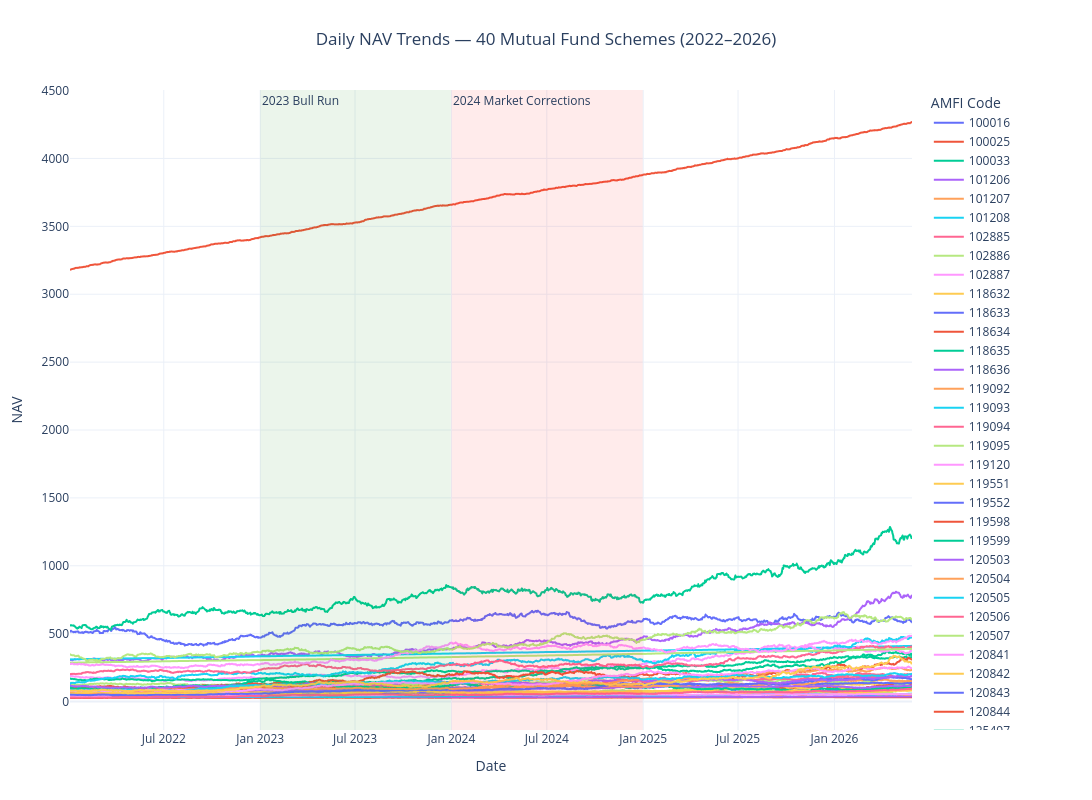

Notebook code for this chart:
### Code cell
# Requirement 1: NAV Trend Analysis
# Report-ready version

nav_plot_df = nav_df.copy()
nav_plot_df["scheme"] = nav_plot_df["amfi_code"].astype(str)

fig = px.line(
    nav_plot_df,
    x="date",
    y="nav",
    color="scheme",
    title="Daily NAV Trends — 40 Mutual Fund Schemes (2022–2026)",
    labels={
        "date": "Date",
        "nav": "NAV",
        "scheme": "AMFI Code"
    }
)

# Highlight 2023 bull-run period
fig.add_vrect(
    x0="2023-01-01",
    x1="2023-12-31",
    fillcolor="green",
    opacity=0.08,
    line_width=0,
    annotation_text="2023 Bull Run",
    annotation_position="top left"
)

# Highlight 2024 market-correction period
fig.add_vrect(
    x0="2024-01-01",
    x1="2024-12-31",
    fillcolor="red",
    opacity=0.08,
    line_width=0,
    annotation_text="2024 Market Corrections",
    annotation_position="top left"
)

fig.update_layout(
    template="plotly_white",
    hovermode="x unified",
    width=1400,
    height=800,
    title={
        "text": "Daily NAV Trends — 40 Mutual Fund Schemes (2022–2026)",
        "x": 0.5,
        "xanchor": "center"
    },
    legend={
        "title": "AMFI Code",
        "orientation": "v"
    },
    margin=dict(l=70, r=180, t=90, b=70)
)

fig.show()

# Save report-ready PNG
output_path = REPORTS_DIR / "nav_trend_all_40_schemes.png"

fig.write_image(
    str(output_path),
    width=1400,
    height=800,
    scale=2
)

print("Saved:", output_path)

### Figure 1 — Plotly figure (JSON) as saved in the notebook; plotly's stock layout.template omitted (floating-point values rounded to 4 significant figures; data arrays with more than 128 entries replaced by an {"elided": "..."} marker saying what was removed)
{"data": [{"hovertemplate": "AMFI Code=100016<br>Date=%{x}<br>NAV=%{y}<extra></extra>", "legendgroup": "100016", "line": {"color": "#636efa", "dash": "solid"}, "marker": {"symbol": "circle"}, "mode": "lines", "name": "100016", "showlegend": true, "type": "scattergl", "x": {"elided": "1150 str values"}, "xaxis": "x", "y": {"elided": "1150 float values"}, "yaxis": "y"}, {"hovertemplate": "AMFI Code=100025<br>Date=%{x}<br>NAV=%{y}<extra></extra>", "legendgroup": "100025", "line": {"color": "#EF553B", "dash": "solid"}, "marker": {"symbol": "circle"}, "mode": "lines", "name": "100025", "showlegend": true, "type": "scattergl", "x": {"elided": "1150 str values"}, "xaxis": "x", "y": {"elided": "1150 float values"}, "yaxis": "y"}, {"hovertemplate": "AMFI Code=100033<br>Date=%{x}<br>NAV=%{y}<extra></extra>", "legendgroup": "100033", "line": {"color": "#00cc96", "dash": "solid"}, "marker": {"symbol": "circle"}, "mode": "lines", "name": "100033", "showlegend": true, "type": "scattergl", "x": {"elided": "1150 str values"}, "xaxis": "x", "y": {"elided": "1150 float values"}, "yaxis": "y"}, {"hovertemplate": "AMFI Code=101206<br>Date=%{x}<br>NAV=%{y}<extra></extra>", "legendgroup": "101206", "line": {"color": "#ab63fa", "dash": "solid"}, "marker": {"symbol": "circle"}, "mode": "lines", "name": "101206", "showlegend": true, "type": "scattergl", "x": {"elided": "1150 str values"}, "xaxis": "x", "y": {"elided": "1150 float values"}, "yaxis": "y"}, {"hovertemplate": "AMFI Code=101207<br>Date=%{x}<br>NAV=%{y}<extra></extra>", "legendgroup": "101207", "line": {"color": "#FFA15A", "dash": "solid"}, "marker": {"symbol": "circle"}, "mode": "lines", "name": "101207", "showlegend": true, "type": "scattergl", "x": {"elided": "1150 str values"}, "xaxis": "x", "y": {"elided": "1150 float values"}, "yaxis": "y"}, {"hovertemplate": "AMFI Code=101208<br>Date=%{x}<br>NAV=%{y}<extra></extra>", "legendgroup": "101208", "line": {"color": "#19d3f3", "dash": "solid"}, "marker": {"symbol": "circle"}, "mode": "lines", "name": "101208", "showlegend": true, "type": "scattergl", "x": {"elided": "1150 str values"}, "xaxis": "x", "y": {"elided": "1150 float values"}, "yaxis": "y"}, {"hovertemplate": "AMFI Code=102885<br>Date=%{x}<br>NAV=%{y}<extra></extra>", "legendgroup": "102885", "line": {"color": "#FF6692", "dash": "solid"}, "marker": {"symbol": "circle"}, "mode": "lines", "name": "102885", "showlegend": true, "type": "scattergl", "x": {"elided": "1150 str values"}, "xaxis": "x", "y": {"elided": "1150 float values"}, "yaxis": "y"}, {"hovertemplate": "AMFI Code=102886<br>Date=%{x}<br>NAV=%{y}<extra></extra>", "legendgroup": "102886", "line": {"color": "#B6E880", "dash": "solid"}, "marker": {"symbol": "circle"}, "mode": "lines", "name": "102886", "showlegend": true, "type": "scattergl", "x": {"elided": "1150 str values"}, "xaxis": "x", "y": {"elided": "1150 float values"}, "yaxis": "y"}, {"hovertemplate": "AMFI Code=102887<br>Date=%{x}<br>NAV=%{y}<extra></extra>", "legendgroup": "102887", "line": {"color": "#FF97FF", "dash": "solid"}, "marker": {"symbol": "circle"}, "mode": "lines", "name": "102887", "showlegend": true, "type": "scattergl", "x": {"elided": "1150 str values"}, "xaxis": "x", "y": {"elided": "1150 float values"}, "yaxis": "y"}, {"hovertemplate": "AMFI Code=118632<br>Date=%{x}<br>NAV=%{y}<extra></extra>", "legendgroup": "118632", "line": {"color": "#FECB52", "dash": "solid"}, "marker": {"symbol": "circle"}, "mode": "lines", "name": "118632", "showlegend": true, "type": "scattergl", "x": {"elided": "1150 str values"}, "xaxis": "x", "y": {"elided": "1150 float values"}, "yaxis": "y"}, {"hovertemplate": "AMFI Code=118633<br>Date=%{x}<br>NAV=%{y}<extra></extra>", "legendgroup": "118633", "line": {"color": "#636efa", "dash": "solid"}, "marker": {"symbol": "circle"}, "mode": "lines", "name": "118633", "showlegend": true, "type": "scattergl", "x": {"elided": "1150 str values"}, "xaxis": "x", "y": {"elided": "1150 float values"}, "yaxis": "y"}, {"hovertemplate": "AMFI Code=118634<br>Date=%{x}<br>NAV=%{y}<extra></extra>", "legendgroup": "118634", "line": {"color": "#EF553B", "dash": "solid"}, "marker": {"symbol": "circle"}, "mode": "lines", "name": "118634", "showlegend": true, "type": "scattergl", "x": {"elided": "1150 str values"}, "xaxis": "x", "y": {"elided": "1150 float values"}, "yaxis": "y"}, {"hovertemplate": "AMFI Code=118635<br>Date=%{x}<br>NAV=%{y}<extra></extra>", "legendgroup": "118635", "line": {"color": "#00cc96", "dash": "solid"}, "marker": {"symbol": "circle"}, "mode": "lines", "name": "118635", "showlegend": true, "type": "scattergl", "x": {"elided": "1150 str values"}, "xaxis": "x", "y": {"elided": "1150 float values"}, "yaxis": "y"}, {"hovertemplate": "AMFI Code=118636<br>Date=%{x}<br>NAV=%{y}<extra></extra>", "legendgroup": "118636", "line": {"color": "#ab63fa", "dash": "solid"}, "marker": {"symbol": "circle"}, "mode": "lines", "name": "118636", "showlegend": true, "type": "scattergl", "x": {"elided": "1150 str values"}, "xaxis": "x", "y": {"elided": "1150 float values"}, "yaxis": "y"}, {"hovertemplate": "AMFI Code=119092<br>Date=%{x}<br>NAV=%{y}<extra></extra>", "legendgroup": "119092", "line": {"color": "#FFA15A", "dash": "solid"}, "marker": {"symbol": "circle"}, "mode": "lines", "name": "119092", "showlegend": true, "type": "scattergl", "x": {"elided": "1150 str values"}, "xaxis": "x", "y": {"elided": "1150 float values"}, "yaxis": "y"}, {"hovertemplate": "AMFI Code=119093<br>Date=%{x}<br>NAV=%{y}<extra></extra>", "legendgroup": "119093", "line": {"color": "#19d3f3", "dash": "solid"}, "marker": {"symbol": "circle"}, "mode": "lines", "name": "119093", "showlegend": true, "type": "scattergl", "x": {"elided": "1150 str values"}, "xaxis": "x", "y": {"elided": "1150 float values"}, "yaxis": "y"}, {"hovertemplate": "AMFI Code=119094<br>Date=%{x}<br>NAV=%{y}<extra></extra>", "legendgroup": "119094", "line": {"color": "#FF6692", "dash": "solid"}, "marker": {"symbol": "circle"}, "mode": "lines", "name": "119094", "showlegend": true, "type": "scattergl", "x": {"elided": "1150 str values"}, "xaxis": "x", "y": {"elided": "1150 float values"}, "yaxis": "y"}, {"hovertemplate": "AMFI Code=119095<br>Date=%{x}<br>NAV=%{y}<extra></extra>", "legendgroup": "119095", "line": {"color": "#B6E880", "dash": "solid"}, "marker": {"symbol": "circle"}, "mode": "lines", "name": "119095", "showlegend": true, "type": "scattergl", "x": {"elided": "1150 str values"}, "xaxis": "x", "y": {"elided": "1150 float values"}, "yaxis": "y"}, {"hovertemplate": "AMFI Code=119120<br>Date=%{x}<br>NAV=%{y}<extra></extra>", "legendgroup": "119120", "line": {"color": "#FF97FF", "dash": "solid"}, "marker": {"symbol": "circle"}, "mode": "lines", "name": "119120", "showlegend": true, "type": "scattergl", "x": {"elided": "1150 str values"}, "xaxis": "x", "y": {"elided": "1150 float values"}, "yaxis": "y"}, {"hovertemplate": "AMFI Code=119551<br>Date=%{x}<br>NAV=%{y}<extra></extra>", "legendgroup": "119551", "line": {"color": "#FECB52", "dash": "solid"}, "marker": {"symbol": "circle"}, "mode": "lines", "name": "119551", "showlegend": true, "type": "scattergl", "x": {"elided": "1150 str values"}, "xaxis": "x", "y": {"elided": "1150 float values"}, "yaxis": "y"}, {"hovertemplate": "AMFI Code=119552<br>Date=%{x}<br>NAV=%{y}<extra></extra>", "legendgroup": "119552", "line": {"color": "#636efa", "dash": "solid"}, "marker": {"symbol": "circle"}, "mode": "lines", "name": "119552", "showlegend": true, "type": "scattergl", "x": {"elided": "1150 str values"}, "xaxis": "x", "y": {"elided": "1150 float values"}, "yaxis": "y"}, {"hovertemplate": "AMFI Code=119598<br>Date=%{x}<br>NAV=%{y}<extra></extra>", "legendgroup": "119598", "line": {"color": "#EF553B", "dash": "solid"}, "marker": {"symbol": "circle"}, "mode": "lines", "name": "119598", "showlegend": true, "type": "scattergl", "x": {"elided": "1150 str values"}, "xaxis": "x", "y": {"elided": "1150 float values"}, "yaxis": "y"}, {"hovertemplate": "AMFI Code=119599<br>Date=%{x}<br>NAV=%{y}<extra></extra>", "legendgroup": "119599", "line": {"color": "#00cc96", "dash": "solid"}, "marker": {"symbol": "circle"}, "mode": "lines", "name": "119599", "showlegend": true, "type": "scattergl", "x": {"elided": "1150 str values"}, "xaxis": "x", "y": {"elided": "1150 float values"}, "yaxis": "y"}, {"hovertemplate": "AMFI Code=120503<br>Date=%{x}<br>NAV=%{y}<extra></extra>", "legendgroup": "120503", "line": {"color": "#ab63fa", "dash": "solid"}, "marker": {"symbol": "circle"}, "mode": "lines", "name": "120503", "showlegend": true, "type": "scattergl", "x": {"elided": "1150 str values"}, "xaxis": "x", "y": {"elided": "1150 float values"}, "yaxis": "y"}, {"hovertemplate": "AMFI Code=120504<br>Date=%{x}<br>NAV=%{y}<extra></extra>", "legendgroup": "120504", "line": {"color": "#FFA15A", "dash": "solid"}, "marker": {"symbol": "circle"}, "mode": "lines", "name": "120504", "showlegend": true, "type": "scattergl", "x": {"elided": "1150 str values"}, "xaxis": "x", "y": {"elided": "1150 float values"}, "yaxis": "y"}, {"hovertemplate": "AMFI Code=120505<br>Date=%{x}<br>NAV=%{y}<extra></extra>", "legendgroup": "120505", "line": {"color": "#19d3f3", "dash": "solid"}, "marker": {"symbol": "circle"}, "mode": "lines", "name": "120505", "showlegend": true, "type": "scattergl", "x": {"elided": "1150 str values"}, "xaxis": "x", "y": {"elided": "1150 float values"}, "yaxis": "y"}, {"hovertemplate": "AMFI Code=120506<br>Date=%{x}<br>NAV=%{y}<extra></extra>", "legendgroup": "120506", "line": {"color": "#FF6692", "dash": "solid"}, "marker": {"symbol": "circle"}, "mode": "lines", "name": "120506", "showlegend": true, "type": "scattergl", "x": {"elided": "1150 str values"}, "xaxis": "x", "y": {"elided": "1150 float values"}, "yaxis": "y"}, {"hovertemplate": "AMFI Code=120507<br>Date=%{x}<br>NAV=%{y}<extra></extra>", "legendgroup": "120507", "line": {"color": "#B6E880", "dash": "solid"}, "marker": {"symbol": "circle"}, "mode": "lines", "name": "120507", "showlegend": true, "type": "scattergl", "x": {"elided": "1150 str values"}, "xaxis": "x", "y": {"elided": "1150 float values"}, "yaxis": "y"}, {"hovertemplate": "AMFI Code=120841<br>Date=%{x}<br>NAV=%{y}<extra></extra>", "legendgroup": "120841", "line": {"color": "#FF97FF", "dash": "solid"}, "marker": {"symbol": "circle"}, "mode": "lines", "name": "120841", "showlegend": true, "type": "scattergl", "x": {"elided": "1150 str values"}, "xaxis": "x", "y": {"elided": "1150 float values"}, "yaxis": "y"}, {"hovertemplate": "AMFI Code=120842<br>Date=%{x}<br>NAV=%{y}<extra></extra>", "legendgroup": "120842", "line": {"color": "#FECB52", "dash": "solid"}, "marker": {"symbol": "circle"}, "mode": "lines", "name": "120842", "showlegend": true, "type": "scattergl", "x": {"elided": "1150 str values"}, "xaxis": "x", "y": {"elided": "1150 float values"}, "yaxis": "y"}, {"hovertemplate": "AMFI Code=120843<br>Date=%{x}<br>NAV=%{y}<extra></extra>", "legendgroup": "120843", "line": {"color": "#636efa", "dash": "solid"}, "marker": {"symbol": "circle"}, "mode": "lines", "name": "120843", "showlegend": true, "type": "scattergl", "x": {"elided": "1150 str values"}, "xaxis": "x", "y": {"elided": "1150 float values"}, "yaxis": "y"}, {"hovertemplate": "AMFI Code=120844<br>Date=%{x}<br>NAV=%{y}<extra></extra>", "legendgroup": "120844", "line": {"color": "#EF553B", "dash": "solid"}, "marker": {"symbol": "circle"}, "mode": "lines", "name": "120844", "showlegend": true, "type": "scattergl", "x": {"elided": "1150 str values"}, "xaxis": "x", "y": {"elided": "1150 float values"}, "yaxis": "y"}, {"hovertemplate": "AMFI Code=125497<br>Date=%{x}<br>NAV=%{y}<extra></extra>", "legendgroup": "125497", "line": {"color": "#00cc96", "dash": "solid"}, "marker": {"symbol": "circle"}, "mode": "lines", "name": "125497", "showlegend": true, "type": "scattergl", "x": {"elided": "1150 str values"}, "xaxis": "x", "y": {"elided": "1150 float values"}, "yaxis": "y"}, {"hovertemplate": "AMFI Code=125498<br>Date=%{x}<br>NAV=%{y}<extra></extra>", "legendgroup": "125498", "line": {"color": "#ab63fa", "dash": "solid"}, "marker": {"symbol": "circle"}, "mode": "lines", "name": "125498", "showlegend": true, "type": "scattergl", "x": {"elided": "1150 str values"}, "xaxis": "x", "y": {"elided": "1150 float values"}, "yaxis": "y"}, {"hovertemplate": "AMFI Code=148567<br>Date=%{x}<br>NAV=%{y}<extra></extra>", "legendgroup": "148567", "line": {"color": "#FFA15A", "dash": "solid"}, "marker": {"symbol": "circle"}, "mode": "lines", "name": "148567", "showlegend": true, "type": "scattergl", "x": {"elided": "1150 str values"}, "xaxis": "x", "y": {"elided": "1150 float values"}, "yaxis": "y"}, {"hovertemplate": "AMFI Code=148568<br>Date=%{x}<br>NAV=%{y}<extra></extra>", "legendgroup": "148568", "line": {"color": "#19d3f3", "dash": "solid"}, "marker": {"symbol": "circle"}, "mode": "lines", "name": "148568", "showlegend": true, "type": "scattergl", "x": {"elided": "1150 str values"}, "xaxis": "x", "y": {"elided": "1150 float values"}, "yaxis": "y"}, {"hovertemplate": "AMFI Code=148569<br>Date=%{x}<br>NAV=%{y}<extra></extra>", "legendgroup": "148569", "line": {"color": "#FF6692", "dash": "solid"}, "marker": {"symbol": "circle"}, "mode": "lines", "name": "148569", "showlegend": true, "type": "scattergl", "x": {"elided": "1150 str values"}, "xaxis": "x", "y": {"elided": "1150 float values"}, "yaxis": "y"}, {"hovertemplate": "AMFI Code=149322<br>Date=%{x}<br>NAV=%{y}<extra></extra>", "legendgroup": "149322", "line": {"color": "#B6E880", "dash": "solid"}, "marker": {"symbol": "circle"}, "mode": "lines", "name": "149322", "showlegend": true, "type": "scattergl", "x": {"elided": "1150 str values"}, "xaxis": "x", "y": {"elided": "1150 float values"}, "yaxis": "y"}, {"hovertemplate": "AMFI Code=149323<br>Date=%{x}<br>NAV=%{y}<extra></extra>", "legendgroup": "149323", "line": {"color": "#FF97FF", "dash": "solid"}, "marker": {"symbol": "circle"}, "mode": "lines", "name": "149323", "showlegend": true, "type": "scattergl", "x": {"elided": "1150 str values"}, "xaxis": "x", "y": {"elided": "1150 float values"}, "yaxis": "y"}, {"hovertemplate": "AMFI Code=149324<br>Date=%{x}<br>NAV=%{y}<extra></extra>", "legendgroup": "149324", "line": {"color": "#FECB52", "dash": "solid"}, "marker": {"symbol": "circle"}, "mode": "lines", "name": "149324", "showlegend": true, "type": "scattergl", "x": {"elided": "1150 str values"}, "xaxis": "x", "y": {"elided": "1150 float values"}, "yaxis": "y"}], "layout": {"annotations": [{"showarrow": false, "text": "2023 Bull Run", "x": "2023-01-01", "xanchor": "left", "xref": "x", "y": 1, "yanchor": "top", "yref": "y domain"}, {"showarrow": false, "text": "2024 Market Corrections", "x": "2024-01-01", "xanchor": "left", "xref": "x", "y": 1, "yanchor": "top", "yref": "y domain"}], "height": 800, "hovermode": "x unified", "legend": {"orientation": "v", "title": {"text": "AMFI Code"}, "tracegroupgap": 0}, "margin": {"b": 70, "l": 70, "r": 180, "t": 90}, "shapes": [{"fillcolor": "green", "line": {"width": 0}, "opacity": 0.08, "type": "rect", "x0": "2023-01-01", "x1": "2023-12-31", "xref": "x", "y0": 0, "y1": 1, "yref": "y domain"}, {"fillcolor": "red", "line": {"width": 0}, "opacity": 0.08, "type": "rect", "x0": "2024-01-01", "x1": "2024-12-31", "xref": "x", "y0": 0, "y1": 1, "yref": "y domain"}], "title": {"text": "Daily NAV Trends — 40 Mutual Fund Schemes (2022–2026)", "x": 0.5, "xanchor": "center"}, "width": 1400, "xaxis": {"anchor": "y", "domain": [0, 1], "title": {"text": "Date"}}, "yaxis": {"anchor": "x", "domain": [0, 1], "title": {"text": "NAV"}}}}
